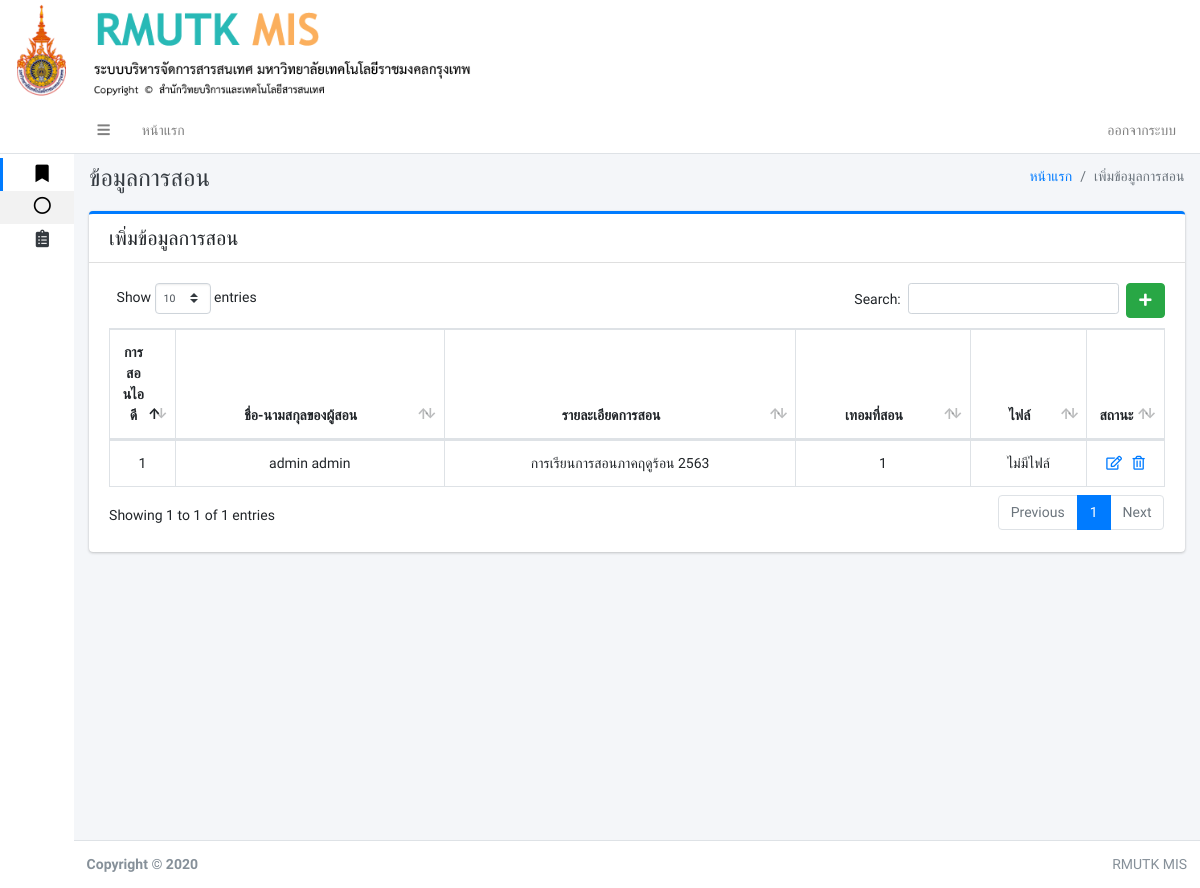
/index.php?kanzon (signed in), run on an earlier commit of the app's database.
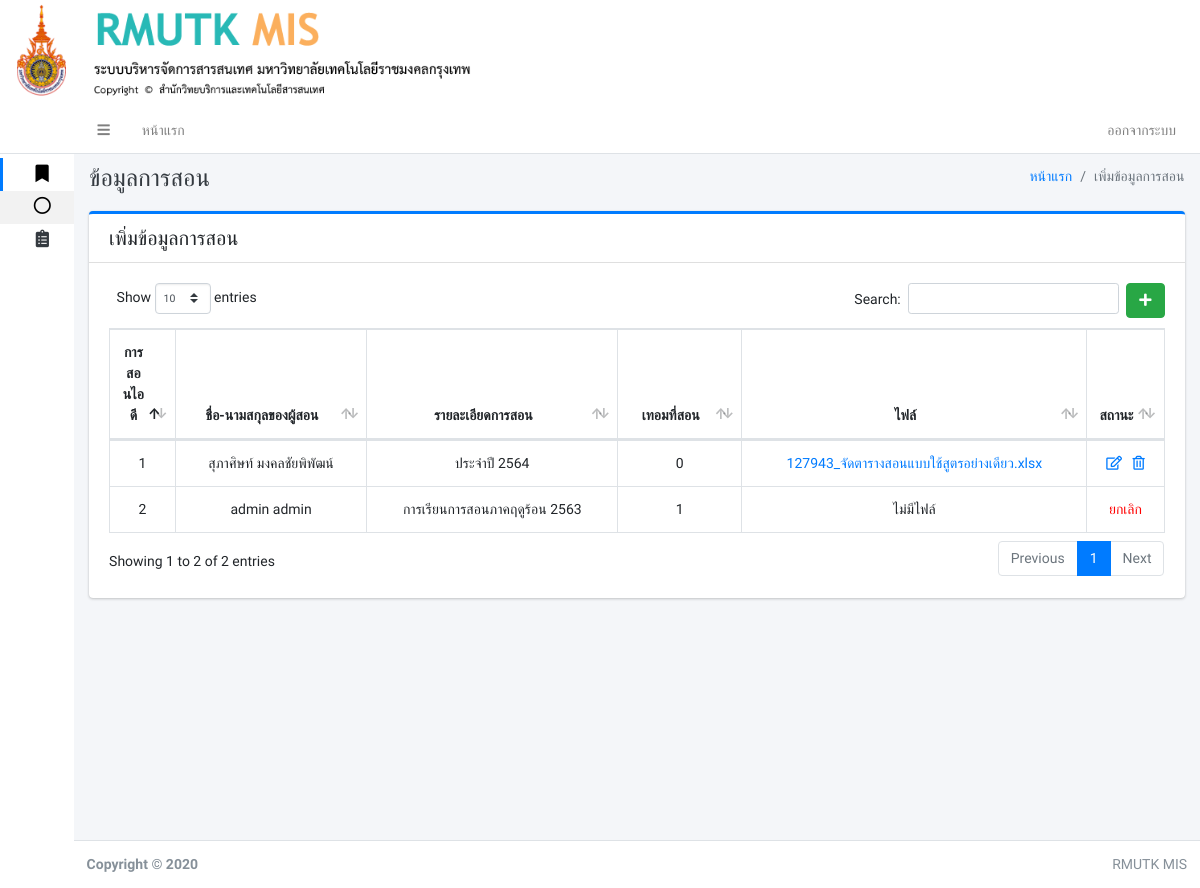
And on a later commit of the database.
### tables this page shows
CREATE TABLE `kanzon` (
  `kanzon_id` int(11) NOT NULL,
  `kanzon_user_id` int(11) NOT NULL,
  `kanzon_detail` varchar(100) NOT NULL,
  `kanzon_term` int(11) NOT NULL,
  `kanzon_file` varchar(255) NOT NULL,
  `kanzon_status` int(11) NOT NULL
);

CREATE TABLE `user` (
  `user_id` int(11) NOT NULL,
  `first_name` varchar(150) NOT NULL,
  `last_name` varchar(150) NOT NULL,
  `username` varchar(150) NOT NULL,
  `password` varchar(150) NOT NULL,
  `user_tumn` varchar(250) NOT NULL,
  `user_kana_id` int(11) NOT NULL,
  `user_saka_id` int(11) NOT NULL,
  `user_head` int(11) NOT NULL,
  `user_status` int(11) NOT NULL,
  `user_data_id_card` varchar(255) NOT NULL,
  `sex` varchar(255) NOT NULL,
  `date_of_birth` varchar(255) NOT NULL,
  `nationality` varchar(255) NOT NULL,
  `house_number` varchar(255) NOT NULL,
  `moo` varchar(255) NOT NULL,
  `road` varchar(255) NOT NULL,
  `district` varchar(255) NOT NULL,
  `area` varchar(255) NOT NULL,
  `province` varchar(255) NOT NULL,
  `phone` varchar(255) NOT NULL,
  `post_code` varchar(255) NOT NULL,
  `faculty` varchar(255) NOT NULL,
  `department` varchar(255) NOT NULL,
  `branch` varchar(255) NOT NULL,
  `teaching_disciplines` varchar(255) NOT NULL,
  `personnel_type` varchar(255) NOT NULL,
  `sub_personnel_type` varchar(255) NOT NULL,
  `academic_position` varchar(255) NOT NULL,
  `administrative_position` varchar(255) NOT NULL,
  `name_of_position` varchar(255) NOT NULL,
  `civil_servant_level` varchar(255) NOT NULL,
  `date_of_employment` varchar(255) NOT NULL,
  `term_of_employment` varchar(255) NOT NULL,
  `employment_money` varchar(255) NOT NULL,
  `highest_graduate_level` varchar(255) NOT NULL,
  `course_name` varchar(255) NOT NULL,
  `graduate_disciplines` varchar(255) NOT NULL,
  `major_graduate_disciplines` varchar(255) NOT NULL,
  `graduate_institution_name` varchar(255) NOT NULL,
  `country_of_graduation` varchar(255) NOT NULL
);

### page/kanzon.php (the view, shortened to what this page needs)
 <div class="content-header">
     <div class="container-fluid">
         <div class="row mb-2">
             <div class="col-sm-6">
                 <h1 class="m-0 text-dark">ข้อมูลการสอน</h1>
             </div>
             <div class="col-sm-6">
                 <ol class="breadcrumb float-sm-right">
                     <li class="breadcrumb-item"><a href="#">หน้าแรก</a></li>
                     <li class="breadcrumb-item active">เพิ่มข้อมูลการสอน</li>
                 </ol>
             </div>
         </div>
     </div>
 </div>
 <div class="content">
     <div class="container-fluid">
         <div class="row">
             <div class="col-lg-12">
                 <div class="card card-primary card-outline ">
                     <div class="card-header noprint">
                         <h5 class="m-0">เพิ่มข้อมูลการสอน</h5>
                     </div>
                     <div class="card-body">
                         <?php
                         if (isset($_GET['add'])):
                            add();
                        elseif (isset($_GET['edit_user'])):
                            edit();
                        elseif (isset($_GET['del_la'])):
                            del();
                        else:
                        ?>
                         <a href="./index.php?kanzon&add" class="btn btn-success float-right"><i
                                 class="fas fa-plus"></i></a>
                         <?php shows(); ?>
                         <?php endif ?>
                     </div>
                 </div>
             </div>
         </div>
     </div>
 </div>
 <?php
function shows()
{
include './conn.php';
$sqlkanzon = " SELECT * FROM kanzon  INNER JOIN user ON kanzon.kanzon_user_id = user.user_id ORDER BY kanzon_id desc ";
$qrykanzon = mysqli_query($conn,$sqlkanzon);
?>
 <table id="example1" class="table table-bordered table-hover">
     <thead>
         <tr align="center">
             <th width="3px">การสอนไอดี</th>
             <th>ชื่อ-นามสกุลของผู้สอน</th>
             <th>รายละเอียดการสอน</th>
             <th>เทอมที่สอน</th>
             <th>ไฟล์</th>
             <th>สถานะ</th>
         </tr>
     </thead>
     <tbody>
         <?php
        $i = 1;
        while ($rowkanzon = $qrykanzon->fetch_array()) {
        $kanzon_id = $rowkanzon['kanzon_id'];
        ?>
         <tr align="center">
             <td align="center"><?php echo $i; ?></td>
             <td><?php echo $rowkanzon['first_name']."  ".$rowkanzon['last_name']; ?></td>
             <td><?php echo $rowkanzon['kanzon_detail']; ?></td>
             <td><?php echo $rowkanzon['kanzon_term']; ?></td>
             <td>
                 <?php if ($rowkanzon['kanzon_file'] == "ไม่มีไฟล์" || $rowkanzon['kanzon_file'] == "") {
                    echo "ไม่มีไฟล์";
                 }else{ ?>
                 <a href="uploads/<?php echo $rowkanzon['kanzon_file']; ?>"
                     download><?php echo $rowkanzon['kanzon_file']; ?>
                     <?php } ?>
             </td>
             <td width="10px">
                 <?php if ($rowkanzon['kanzon_status'] == 0): ?>
                 <a href="index.php?kanzon&edit_user&kanzon_id=<?php echo($kanzon_id) ?>"><i
                         class="far fa-edit"></i></a>&nbsp;&nbsp;
                 <a href="page/kanzon_db.php?del_kanzon&kanzon_id=<?php echo($kanzon_id) ?>"><i
                         class="far fa-trash-alt"></i></a>
                 <?php else: ?>
                 <?php echo "<font color='red'>ยกเลิก</fon>"; ?>
                 <?php endif ?>
             </td>
         </tr>
         <?php $i++; } ?>
     </tbody>
 </table>
 <?php } ?>

What changed in the data, as far as the page shows it:
added kanzon: user.first_name "สุภาศิษท์", user.last_name "มงคลชัยพิพัฒน์", kanzon_detail "ประจำปี 2564", kanzon_term "0", kanzon_file "127943_จัดตารางสอนแบบใช้สูตรอย่างเดียว.xlsx"
changed kanzon "การเรียนการสอนภาคฤดูร้อน 2563": now shows "ยกเลิก"
Also different on the page:
text written by a page script: "Show entries Search: Showing 1 to 1 of 1 entries Previous 1 Next" → "Show entries Search: Showing 1 to 2 of 2 entries Previous 1 Next"
